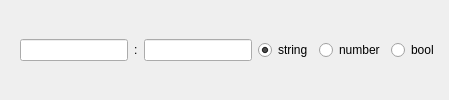
             <widget class="QWidget" name="widget_params_3" native="true">
              <layout class="QHBoxLayout" name="horizontalLayout_10">
               <property name="leftMargin">
                <number>20</number>
               </property>
               <property name="topMargin">
                <number>0</number>
               </property>
               <property name="rightMargin">
                <number>10</number>
               </property>
               <property name="bottomMargin">
                <number>0</number>
               </property>
               <item>
                <widget class="QLineEdit" name="lineEdit_key3">
                 <property name="toolTip">
                  <string>key 3</string>
                 </property>
                 <property name="text">
                  <string notr="true"/>
                 </property>
                 <property name="alignment">
                  <set>Qt::AlignRight|Qt::AlignTrailing|Qt::AlignVCenter</set>
                 </property>
                </widget>
               </item>
               <item>
                <widget class="QLabel" name="label_16">
                 <property name="text">
                  <string notr="true">:</string>
                 </property>
                </widget>
               </item>
               <item>
                <widget class="QLineEdit" name="lineEdit_value3">
                 <property name="toolTip">
                  <string>value 3</string>
                 </property>
                 <property name="text">
                  <string notr="true"/>
                 </property>
                </widget>
               </item>
               <item>
                <widget class="QRadioButton" name="rBtn_string3">
                 <property name="text">
                  <string notr="true">string</string>
                 </property>
                 <property name="checked">
                  <bool>true</bool>
                 </property>
                </widget>
               </item>
               <item>
                <widget class="QRadioButton" name="rBtn_number3">
                 <property name="text">
                  <string notr="true">number</string>
                 </property>
                </widget>
               </item>
               <item>
                <widget class="QRadioButton" name="rBtn_bool3">
                 <property name="text">
                  <string notr="true">bool</string>
                 </property>
                </widget>
               </item>
              </layout>
             </widget>
